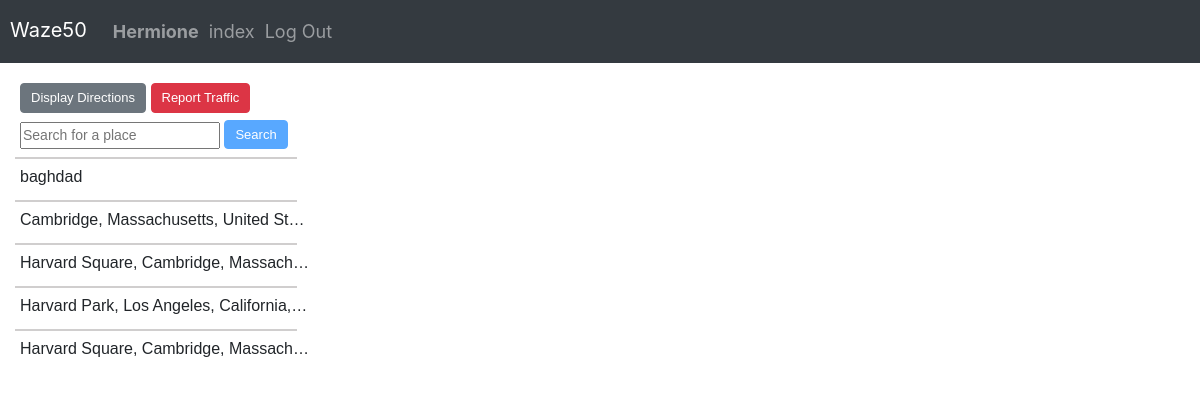
The page / (signed in) on the database its author committed.
### Capstone/models.py (models this page shows)
class User(AbstractUser):
    pass

class SearchHistory(models.Model):
    user = models.ForeignKey(User, on_delete=models.CASCADE)
    query = models.CharField(max_length=255)
    timestamp = models.DateTimeField(auto_now_add=True)

### Capstone/views.py (the view)
# urls.py: path('', views.index, name='index'),
def index(request):
    if request.user.is_authenticated:
        history = SearchHistory.objects.filter(user=request.user).order_by('-timestamp')[:5]
        history1 = DirectionHistory.objects.filter(user=request.user).order_by('-timestamp')[:5]
        username = request.user.username
        if history.count() > 5:
            oldest = history.last()
            oldest.delete()
        if history1.count() > 5:
            oldest1 = history1.last()
            oldest1.delete()
    else:
        history = []
        history1 = []
        username = None
    return render(request, 'Capstone/index.html', {
        'history': history,
        'history1': history1,
        'username': username,
        'theUser': request.user.username
    })

### Capstone/templates/Capstone/index.html (shortened to what this page needs)
{% extends "Capstone/layout.html" %}
{% load static %}
{% block body %}
        <link href="https://api.mapbox.com/mapbox-gl-js/v2.15.0/mapbox-gl.css" rel="stylesheet">
        <div id='map'>
            <div id="all-search">
                <div id="button-section">
                    <button class="btn btn-secondary" type="button" onclick="showDirect()">Display Directions</button>
                    {% if user.is_authenticated %}
                        <button class="btn btn-danger" id="trafficButton" onclick="toggleTraffic()">Report Traffic</button>
                    {% endif %}
                </div>
                <form method="POST" id="search-form" action="{% url 'search' %}">
                    <div class="searchBar-section">
                        <input type="text" id="search-query" placeholder="Search for a place">
                        <button class="btn btn-primary" id="submit_search" type="submit">Search</button>
                    </div>
                </form>
                <div id="suggestions">
                    {% for item in history %}
                    <hr id="hr">
                    <p class="search-item" data-query="{{ item.query }}">{{ item.query }}</p>
                    {% endfor %}
                </div>
            </div>
        </div>
{% endblock %}

### Capstone/templates/Capstone/layout.html (shortened to what this page needs)
{% load static %}
<!DOCTYPE html>
<html lang="en">
    <head>
        <link rel="stylesheet" href="https://stackpath.bootstrapcdn.com/bootstrap/4.4.1/css/bootstrap.min.css">
        <link href="{% static 'Capstone/index.css' %}" rel="stylesheet">
        <link href="{% static 'Capstone/LLRR.css' %}" rel="stylesheet">
        <link href="{% static 'Capstone/profile.css' %}" rel="stylesheet">
    </head>
    <body>
        <nav id="navbar" class="navbar-dark bg-dark">
            <ul class="navbar-nav flex-row flex-wrap">
                <a class="navbar-brand brand-size" href="{% url 'index' %}">Waze50</a>
                    {% if user.is_authenticated %}
                        <li class="nav-item">
                            <a class="nav-link" href="{% url 'profile' username=user.username %}"><strong>{{ user.username }}</strong></a>
                        </li>
                    {% endif %}
                        <li class="nav-item">
                            <a class="nav-link" href="{% url 'index' %}">index</a>
                        </li>
                    {% if user.is_authenticated %}
                        <li class="nav-item">
                            <a class="nav-link" href="{% url 'logout' %}">Log Out</a>
                        </li>
                    {% endif %}
            </ul>
        </nav>
        <div class="body">
            {% block body %}
            {% endblock %}
        </div>
    </body>
</html>

### Capstone/static/capstone/index.css (style rules this page uses)
#map { position: relative; width: 100%; height: 89vh; z-index: 0; }
#all-search, #direct { width: 300px; font-family: Arial, Helvetica, sans-serif; position: absolute; top: 10px; left: 10px; background: rgb(255, 255, 255); padding: 10px; z-index: 1; border-radius: 5px; }
#search-form { width: 290px; }
.searchBar-section { position: relative; top: 7px; }
.btn { padding: 4px 10px; font-size: 13px; }
#search-query { position: relative; top: 2px; width: 200px; padding: 1px; font-size: 14px; }
#hr, #hr1 { position: relative; bottom: 5px; right: 5px; width: 280px; border: 1px solid rgb(208, 206, 206); margin-bottom: 1px; }
.search-item { width: 290px; }
.search-item, .search-item1 { margin-top: 1px; overflow: hidden; text-overflow: ellipsis; white-space: nowrap; }
#suggestions, #suggestions1 { position: relative; top: 4px; }

### Capstone/static/capstone/LLRR.css (style rules this page uses)
#navbar { padding: 10px; font-size: 18px; }
#navbar ul { gap: 10px; }
.brand-size { font-size: 20px; }

### rows shown on the page
User: username "Hermione"
SearchHistory: query "baghdad"
SearchHistory: query "Cambridge, Massachusetts, United St…"
SearchHistory: query "Harvard Square, Cambridge, Massach…"
SearchHistory: query "Harvard Park, Los Angeles, California,…"
SearchHistory: query "Harvard Square, Cambridge, Massach…"
